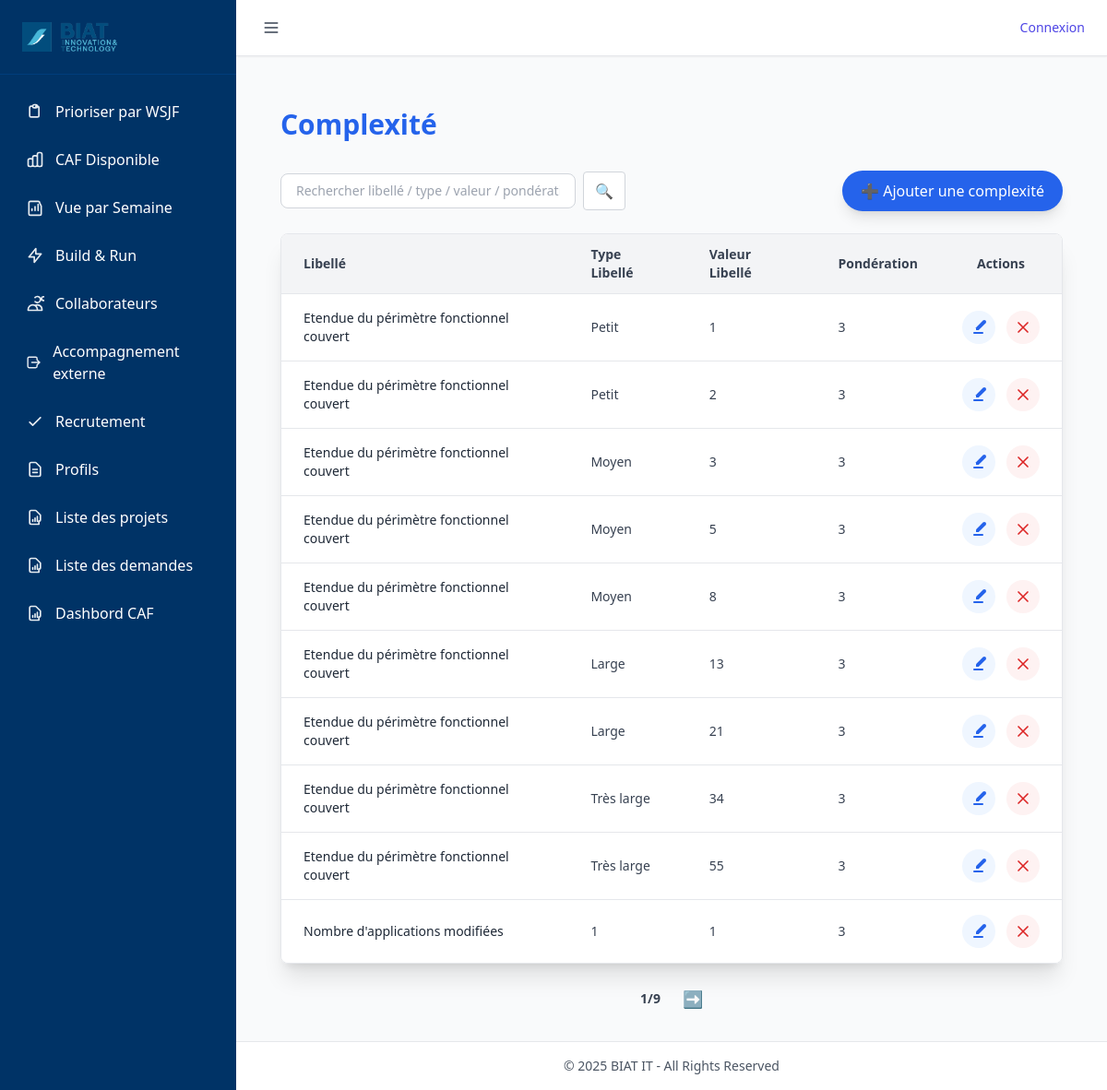
The app's page /complexite/ with its own data.
### tables this page shows
CREATE TABLE Complexite (
    id              INTEGER PRIMARY KEY AUTOINCREMENT,
    libelle         NVARCHAR(200),
    type_libelle    NVARCHAR(200),
    valeur_libelle  NVARCHAR(200),  -- ⚠️ changé en texte
    ponderation     INTEGER,
    macro_estimation INTEGER,
    idate           DATE,
    iuser           NVARCHAR(200),  -- ⚠️ changé en texte
    uuser           NVARCHAR(200),  -- ⚠️ changé en texte
    udate           DATE
);

### routes/complexite_routes.py (the view, shortened to what this page needs)
@complexite_bp.route('/')
def liste_complexite():
    page = request.args.get('page', 1, type=int)
    per_page = 10
    offset = (page - 1) * per_page
    search = request.args.get('q', '').strip()
    base_query = "SELECT * FROM complexite"
    args = []
    total_row = query_db(f"SELECT COUNT(*) AS count FROM ({base_query}) AS t", args, one=True)
    total = total_row['count'] if total_row else 0
    complexites = query_db(
        f"{base_query} ORDER BY idate DESC, udate DESC LIMIT ? OFFSET ?",
        args + [per_page, offset]
    )
    total_pages = (total // per_page) + (1 if total % per_page else 0)
    if total_pages == 0:
        total_pages = 1
    return render_template(
        'complexite_list.html',
        complexites=complexites,
        page=page,
        total_pages=total_pages
    )

### utils/db_utils.py (called while the page is built)
def get_connection():
    conn = sqlite3.connect(
        DB_PATH,
        timeout=60,               # ⏱️ Patiente jusqu'à 60s avant "database is locked"
        check_same_thread=False
    )
    conn.row_factory = sqlite3.Row
    conn.execute("PRAGMA journal_mode=WAL;")      # Autorise les écritures concurrentes
    conn.execute("PRAGMA synchronous=NORMAL;")    # Bon compromis vitesse/sécurité
    conn.execute("PRAGMA foreign_keys = ON;")     # Active les clés étrangères
    conn.execute("PRAGMA busy_timeout = 60000;")  # Attend 60s avant d'abandonner une écriture
    return conn

def query_db(query, args=(), one=False, retries=3, delay=1):
    for attempt in range(retries):
        try:
            conn = get_connection()
            cur = conn.execute(query, args)
            rows = cur.fetchall()
            cur.close()
            conn.close()
            return (rows[0] if rows else None) if one else rows
        except sqlite3.OperationalError as e:
            if "locked" in str(e).lower() and attempt < retries - 1:
                time.sleep(delay)
                continue
            raise

### templates/complexite_list.html (shortened to what this page needs)
{% extends "base.html" %}
{% block content %}
<div class="max-w-6xl mx-auto px-6 py-8">
  <h1 class="text-3xl font-bold mb-8 text-blue-600">Complexité</h1>
  <div class="mb-6 flex flex-col md:flex-row md:items-center md:justify-between gap-4">
    <form method="get" action="{{ url_for('complexite.liste_complexite') }}" class="flex items-center gap-2">
      <input type="text" name="q" value="{{ request.args.get('q','') }}"
             placeholder="Rechercher libellé / type / valeur / pondération..."
             class="border border-gray-300 rounded-lg px-4 py-2 text-sm w-80 focus:ring-blue-400 focus:border-blue-400">
      <button type="submit"
              class="bg-white border border-gray-300 px-3 py-2 rounded text-blue-600 hover:text-blue-800 transition">
        🔍
      </button>
    </form>
    <button onclick="openAddModal()"
            class="bg-blue-600 hover:bg-blue-700 text-white px-5 py-2.5 rounded-full shadow-lg">
      ➕ Ajouter une complexité
    </button>
  </div>
  <div class="overflow-x-auto shadow-xl rounded-lg border border-gray-200">
    <table class="min-w-full bg-white divide-y divide-gray-200">
      <thead class="bg-gray-100">
        <tr>
          <th class="px-6 py-3 text-left text-sm font-semibold text-gray-700">Libellé</th>
          <th class="px-6 py-3 text-left text-sm font-semibold text-gray-700">Type Libellé</th>
          <th class="px-6 py-3 text-left text-sm font-semibold text-gray-700">Valeur Libellé</th>
          <th class="px-6 py-3 text-left text-sm font-semibold text-gray-700">Pondération</th>
          <th class="px-6 py-3 text-center text-sm font-semibold text-gray-700">Actions</th>
        </tr>
      </thead>
      <tbody class="divide-y divide-gray-200">
        {% for val in complexites %}
        <tr class="hover:bg-gray-50 transition">
          <td class="px-6 py-4 text-sm text-gray-800">{{ val.libelle }}</td>
          <td class="px-6 py-4 text-sm text-gray-700">{{ val.type_libelle }}</td>
          <td class="px-6 py-4 text-sm text-gray-700">{{ val.valeur_libelle }}</td>
          <td class="px-6 py-4 text-sm text-gray-700">{{ val.ponderation }}</td>
          <td class="px-6 py-4">
            <div class="flex items-center justify-center gap-3">
              <button type="button"
        onclick='openEditModal({{ val.id|tojson }}, {{ val.libelle|tojson }}, {{ val.type_libelle|tojson }}, {{ val.valeur_libelle|tojson }}, {{ val.ponderation|tojson }})'
        class="p-2 rounded-full bg-blue-50 hover:bg-blue-100 text-blue-600"
        title="Modifier">
  <svg xmlns="http://www.w3.org/2000/svg" class="h-5 w-5" fill="currentColor" viewBox="0 0 20 20">
    <path d="M17.414 2.586a2 2 0 00-2.828 0L7 10.172V13h2.828l7.586-7.586a2 2 0 000-2.828z"/>
    <path fill-rule="evenodd" d="M4 16a1 1 0 011-1h9a1 1 0 110 2H5a1 1 0 01-1-1z" clip-rule="evenodd"/>
  </svg>
</button>
              <form action="{{ url_for('complexite.supprimer_complexite', id=val.id) }}" method="post" class="inline">
                <button type="submit"
                onclick="return confirm('Supprimer {{ val.libelle }} ?')"
                class="p-2 rounded-full bg-red-50 hover:bg-red-100 text-red-600"
                title="Supprimer">
          <svg xmlns="http://www.w3.org/2000/svg" class="h-5 w-5"
               fill="none" viewBox="0 0 24 24" stroke="currentColor">
            <path stroke-linecap="round" stroke-linejoin="round" stroke-width="2"
                  d="M6 18L18 6M6 6l12 12"/>
          </svg>
        </button>
              </form>
            </div>
          </td>
        </tr>
        {% else %}
        <tr>
          <td colspan="5" class="text-center px-6 py-6 text-gray-500">Aucune complexité trouvée</td>
        </tr>
        {% endfor %}
      </tbody>
    </table>
  </div>
  <div class="flex justify-center items-center mt-6 gap-6">
    <span class="text-gray-700 text-sm font-semibold">{{ page }}/{{ total_pages }}</span>
    {% if page < total_pages %}
      <a href="{{ url_for('complexite.liste_complexite', page=page+1, q=request.args.get('q','')) }}"
         class="text-blue-600 hover:text-blue-800 text-lg">➡️</a>
    {% endif %}
  </div>
</div>
{% endblock %}

### static/css/styles.css (style rules this page uses)
body { background-color: #f8f9fa; }

### records on screen
Complexite: libelle "Etendue du périmètre fonctionnel couvert", type_libelle "Petit", valeur_libelle "1", ponderation "3"
Complexite: libelle "Etendue du périmètre fonctionnel couvert", type_libelle "Petit", valeur_libelle "2", ponderation "3"
Complexite: libelle "Etendue du périmètre fonctionnel couvert", type_libelle "Moyen", valeur_libelle "3", ponderation "3"
Complexite: libelle "Etendue du périmètre fonctionnel couvert", type_libelle "Moyen", valeur_libelle "5", ponderation "3"
Complexite: libelle "Etendue du périmètre fonctionnel couvert", type_libelle "Moyen", valeur_libelle "8", ponderation "3"
Complexite: libelle "Etendue du périmètre fonctionnel couvert", type_libelle "Large", valeur_libelle "13", ponderation "3"
Complexite: libelle "Etendue du périmètre fonctionnel couvert", type_libelle "Large", valeur_libelle "21", ponderation "3"
Complexite: libelle "Etendue du périmètre fonctionnel couvert", type_libelle "Très large", valeur_libelle "34", ponderation "3"
Complexite: libelle "Etendue du périmètre fonctionnel couvert", type_libelle "Très large", valeur_libelle "55", ponderation "3"
Complexite: libelle "Nombre d'applications modifiées", type_libelle "1", valeur_libelle "1", ponderation "3"

### other values on screen
{{ page }} "1"
{{ total_pages }} "9"
